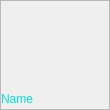
<?xml version="1.0" encoding="UTF-8"?>
<ui version="4.0">
 <class>QPlayerWidget</class>
 <widget class="QWidget" name="QPlayerWidget">
  <property name="geometry">
   <rect>
    <x>0</x>
    <y>0</y>
    <width>110</width>
    <height>110</height>
   </rect>
  </property>
  <property name="minimumSize">
   <size>
    <width>110</width>
    <height>110</height>
   </size>
  </property>
  <property name="maximumSize">
   <size>
    <width>110</width>
    <height>110</height>
   </size>
  </property>
  <property name="windowTitle">
   <string>Form</string>
  </property>
  <property name="styleSheet">
   <string notr="true">#QPlayerWidget {
background-image: url(:/player_widget/border.png);
}</string>
  </property>
  <layout class="QGridLayout" name="gridLayout">
   <property name="leftMargin">
    <number>0</number>
   </property>
   <property name="topMargin">
    <number>0</number>
   </property>
   <property name="rightMargin">
    <number>0</number>
   </property>
   <property name="bottomMargin">
    <number>0</number>
   </property>
   <property name="spacing">
    <number>0</number>
   </property>
   <item row="0" column="0">
    <widget class="QFrame" name="fPlayerImage">
     <property name="styleSheet">
      <string notr="true">#fPlayerImage {
background-image: url(:/player_avatar/0);
}</string>
     </property>
     <property name="frameShape">
      <enum>QFrame::StyledPanel</enum>
     </property>
     <property name="frameShadow">
      <enum>QFrame::Raised</enum>
     </property>
     <layout class="QVBoxLayout" name="verticalLayout_2">
      <property name="leftMargin">
       <number>0</number>
      </property>
      <property name="topMargin">
       <number>0</number>
      </property>
      <property name="rightMargin">
       <number>0</number>
      </property>
      <property name="bottomMargin">
       <number>0</number>
      </property>
      <item>
       <layout class="QHBoxLayout" name="horizontalLayout">
        <item>
         <widget class="QLabel" name="lVotes">
          <property name="sizePolicy">
           <sizepolicy hsizetype="Maximum" vsizetype="Preferred">
            <horstretch>0</horstretch>
            <verstretch>0</verstretch>
           </sizepolicy>
          </property>
          <property name="minimumSize">
           <size>
            <width>66</width>
            <height>0</height>
           </size>
          </property>
          <property name="maximumSize">
           <size>
            <width>66</width>
            <height>16777215</height>
           </size>
          </property>
          <property name="font">
           <font>
            <pointsize>10</pointsize>
            <weight>75</weight>
            <bold>true</bold>
           </font>
          </property>
          <property name="styleSheet">
           <string notr="true">#lVotes {
color: rgb(255, 157, 58);
}</string>
          </property>
          <property name="text">
           <string/>
          </property>
          <property name="alignment">
           <set>Qt::AlignLeading|Qt::AlignLeft|Qt::AlignTop</set>
          </property>
          <property name="margin">
           <number>5</number>
          </property>
         </widget>
        </item>
        <item>
         <layout class="QVBoxLayout" name="verticalLayout">
          <property name="spacing">
           <number>0</number>
          </property>
          <item>
           <widget class="QLabel" name="lOnline">
            <property name="sizePolicy">
             <sizepolicy hsizetype="Minimum" vsizetype="Preferred">
              <horstretch>0</horstretch>
              <verstretch>0</verstretch>
             </sizepolicy>
            </property>
            <property name="minimumSize">
             <size>
              <width>44</width>
              <height>20</height>
             </size>
            </property>
            <property name="maximumSize">
             <size>
              <width>44</width>
              <height>20</height>
             </size>
            </property>
            <property name="styleSheet">
             <string notr="true"/>
            </property>
            <property name="text">
             <string/>
            </property>
            <property name="pixmap">
             <pixmap resource="alienresources.qrc">:/player_status/online</pixmap>
            </property>
           </widget>
          </item>
          <item>
           <widget class="QLabel" name="lRole1">
            <property name="minimumSize">
             <size>
              <width>44</width>
              <height>20</height>
             </size>
            </property>
            <property name="maximumSize">
             <size>
              <width>44</width>
              <height>20</height>
             </size>
            </property>
            <property name="text">
             <string/>
            </property>
           </widget>
          </item>
          <item>
           <widget class="QLabel" name="lRole2">
            <property name="minimumSize">
             <size>
              <width>44</width>
              <height>20</height>
             </size>
            </property>
            <property name="maximumSize">
             <size>
              <width>44</width>
              <height>20</height>
             </size>
            </property>
            <property name="text">
             <string/>
            </property>
           </widget>
          </item>
          <item>
           <widget class="QLabel" name="lRole3">
            <property name="minimumSize">
             <size>
              <width>44</width>
              <height>20</height>
             </size>
            </property>
            <property name="maximumSize">
             <size>
              <width>44</width>
              <height>20</height>
             </size>
            </property>
            <property name="text">
             <string/>
            </property>
           </widget>
          </item>
         </layout>
        </item>
       </layout>
      </item>
      <item>
       <widget class="QLabel" name="lPlayerName">
        <property name="minimumSize">
         <size>
          <width>0</width>
          <height>16</height>
         </size>
        </property>
        <property name="maximumSize">
         <size>
          <width>16777215</width>
          <height>16</height>
         </size>
        </property>
        <property name="styleSheet">
         <string notr="true">color: rgb(0, 223, 223);</string>
        </property>
        <property name="text">
         <string>Name</string>
        </property>
       </widget>
      </item>
     </layout>
    </widget>
   </item>
  </layout>
 </widget>
 <resources>
  <include location="alienresources.qrc"/>
 </resources>
 <connections/>
</ui>
